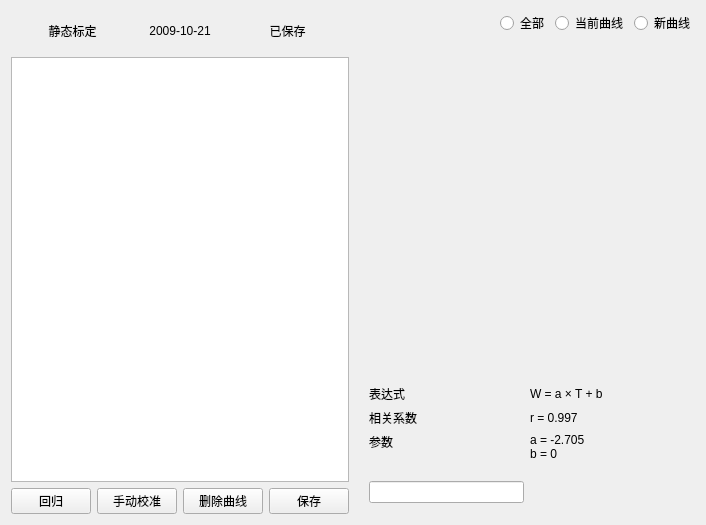
<?xml version="1.0" encoding="UTF-8"?>
<ui version="4.0">
 <class>StdCurveWidgetClass</class>
 <widget class="QWidget" name="StdCurveWidgetClass">
  <property name="geometry">
   <rect>
    <x>0</x>
    <y>0</y>
    <width>706</width>
    <height>525</height>
   </rect>
  </property>
  <property name="windowTitle">
   <string>标准曲线</string>
  </property>
  <layout class="QHBoxLayout" name="horizontalLayout">
   <property name="spacing">
    <number>9</number>
   </property>
   <item>
    <layout class="QVBoxLayout" name="verticalLayout">
     <item>
      <widget class="QWidget" name="title" native="true">
       <layout class="QHBoxLayout" name="horizontalLayout_2">
        <item>
         <widget class="QLabel" name="calimethod">
          <property name="sizePolicy">
           <sizepolicy hsizetype="Expanding" vsizetype="Preferred">
            <horstretch>0</horstretch>
            <verstretch>0</verstretch>
           </sizepolicy>
          </property>
          <property name="text">
           <string>静态标定</string>
          </property>
          <property name="alignment">
           <set>Qt::AlignCenter|Qt::AlignHCenter|Qt::AlignLeading|Qt::AlignLeft|Qt::AlignVCenter</set>
          </property>
         </widget>
        </item>
        <item>
         <widget class="QLabel" name="date">
          <property name="sizePolicy">
           <sizepolicy hsizetype="Expanding" vsizetype="Preferred">
            <horstretch>0</horstretch>
            <verstretch>0</verstretch>
           </sizepolicy>
          </property>
          <property name="text">
           <string>2009-10-21</string>
          </property>
          <property name="alignment">
           <set>Qt::AlignCenter|Qt::AlignHCenter|Qt::AlignLeading|Qt::AlignLeft|Qt::AlignVCenter</set>
          </property>
         </widget>
        </item>
        <item>
         <widget class="QLabel" name="status">
          <property name="sizePolicy">
           <sizepolicy hsizetype="Expanding" vsizetype="Preferred">
            <horstretch>0</horstretch>
            <verstretch>0</verstretch>
           </sizepolicy>
          </property>
          <property name="text">
           <string>已保存</string>
          </property>
          <property name="alignment">
           <set>Qt::AlignCenter|Qt::AlignHCenter|Qt::AlignLeading|Qt::AlignLeft|Qt::AlignVCenter</set>
          </property>
         </widget>
        </item>
       </layout>
      </widget>
     </item>
     <item>
      <widget class="QTableView" name="curve">
       <property name="contextMenuPolicy">
        <enum>Qt::CustomContextMenu</enum>
       </property>
      </widget>
     </item>
     <item>
      <layout class="QHBoxLayout" name="horizontalLayout_7">
       <item>
        <widget class="QPushButton" name="regressionBtn">
         <property name="text">
          <string>回归</string>
         </property>
        </widget>
       </item>
       <item>
        <widget class="QPushButton" name="manualBtn">
         <property name="enabled">
          <bool>true</bool>
         </property>
         <property name="text">
          <string>手动校准</string>
         </property>
        </widget>
       </item>
       <item>
        <widget class="QPushButton" name="deleteBtn">
         <property name="text">
          <string>删除曲线</string>
         </property>
        </widget>
       </item>
       <item>
        <widget class="QPushButton" name="saveBtn">
         <property name="text">
          <string>保存</string>
         </property>
        </widget>
       </item>
      </layout>
     </item>
    </layout>
   </item>
   <item>
    <layout class="QVBoxLayout" name="verticalLayout_2">
     <item>
      <layout class="QHBoxLayout" name="horizontalLayout_4">
       <item>
        <widget class="QLabel" name="plotTitle">
         <property name="sizePolicy">
          <sizepolicy hsizetype="Expanding" vsizetype="Preferred">
           <horstretch>0</horstretch>
           <verstretch>0</verstretch>
          </sizepolicy>
         </property>
         <property name="text">
          <string/>
         </property>
        </widget>
       </item>
       <item>
        <widget class="QWidget" name="curveViewGroup" native="true">
         <layout class="QHBoxLayout" name="horizontalLayout_3">
          <property name="margin">
           <number>0</number>
          </property>
          <item>
           <widget class="QRadioButton" name="bothCurve">
            <property name="text">
             <string>全部</string>
            </property>
           </widget>
          </item>
          <item>
           <widget class="QRadioButton" name="currentCurve">
            <property name="text">
             <string>当前曲线</string>
            </property>
           </widget>
          </item>
          <item>
           <widget class="QRadioButton" name="newCurve">
            <property name="text">
             <string>新曲线</string>
            </property>
           </widget>
          </item>
         </layout>
        </widget>
       </item>
      </layout>
     </item>
     <item>
      <widget class="StdCurvePlot" name="plot">
       <property name="sizePolicy">
        <sizepolicy hsizetype="Expanding" vsizetype="Expanding">
         <horstretch>0</horstretch>
         <verstretch>0</verstretch>
        </sizepolicy>
       </property>
       <property name="frameShape">
        <enum>QFrame::NoFrame</enum>
       </property>
       <property name="frameShadow">
        <enum>QFrame::Raised</enum>
       </property>
      </widget>
     </item>
     <item>
      <widget class="QWidget" name="curveInfo" native="true">
       <layout class="QGridLayout" name="gridLayout" columnstretch="0,0">
        <item row="1" column="1">
         <widget class="QLabel" name="correlation">
          <property name="sizePolicy">
           <sizepolicy hsizetype="Expanding" vsizetype="Preferred">
            <horstretch>0</horstretch>
            <verstretch>0</verstretch>
           </sizepolicy>
          </property>
          <property name="text">
           <string>r = 0.997</string>
          </property>
         </widget>
        </item>
        <item row="2" column="1">
         <widget class="QLabel" name="coefficient">
          <property name="sizePolicy">
           <sizepolicy hsizetype="Expanding" vsizetype="Preferred">
            <horstretch>0</horstretch>
            <verstretch>0</verstretch>
           </sizepolicy>
          </property>
          <property name="text">
           <string>a = -2.705
b = 0
</string>
          </property>
         </widget>
        </item>
        <item row="2" column="0">
         <widget class="QLabel" name="label_3">
          <property name="sizePolicy">
           <sizepolicy hsizetype="Expanding" vsizetype="Preferred">
            <horstretch>0</horstretch>
            <verstretch>0</verstretch>
           </sizepolicy>
          </property>
          <property name="text">
           <string>参数</string>
          </property>
          <property name="alignment">
           <set>Qt::AlignLeading|Qt::AlignLeft|Qt::AlignTop</set>
          </property>
         </widget>
        </item>
        <item row="0" column="1">
         <widget class="QLabel" name="expression">
          <property name="sizePolicy">
           <sizepolicy hsizetype="Expanding" vsizetype="Preferred">
            <horstretch>0</horstretch>
            <verstretch>0</verstretch>
           </sizepolicy>
          </property>
          <property name="text">
           <string>W = a × T + b</string>
          </property>
         </widget>
        </item>
        <item row="3" column="1">
         <widget class="QLabel" name="y">
          <property name="text">
           <string/>
          </property>
         </widget>
        </item>
        <item row="1" column="0">
         <widget class="QLabel" name="label_2">
          <property name="sizePolicy">
           <sizepolicy hsizetype="Expanding" vsizetype="Preferred">
            <horstretch>0</horstretch>
            <verstretch>0</verstretch>
           </sizepolicy>
          </property>
          <property name="text">
           <string>相关系数</string>
          </property>
         </widget>
        </item>
        <item row="0" column="0">
         <widget class="QLabel" name="label">
          <property name="sizePolicy">
           <sizepolicy hsizetype="Expanding" vsizetype="Preferred">
            <horstretch>0</horstretch>
            <verstretch>0</verstretch>
           </sizepolicy>
          </property>
          <property name="text">
           <string>表达式</string>
          </property>
         </widget>
        </item>
        <item row="3" column="0">
         <widget class="QLineEdit" name="x"/>
        </item>
       </layout>
      </widget>
     </item>
    </layout>
   </item>
  </layout>
 </widget>
 <layoutdefault spacing="6" margin="11"/>
 <customwidgets>
  <customwidget>
   <class>StdCurvePlot</class>
   <extends>QFrame</extends>
   <header>stdcurveplot.h</header>
   <container>1</container>
  </customwidget>
 </customwidgets>
 <tabstops>
  <tabstop>bothCurve</tabstop>
  <tabstop>currentCurve</tabstop>
  <tabstop>newCurve</tabstop>
  <tabstop>curve</tabstop>
 </tabstops>
 <resources/>
 <connections/>
</ui>
